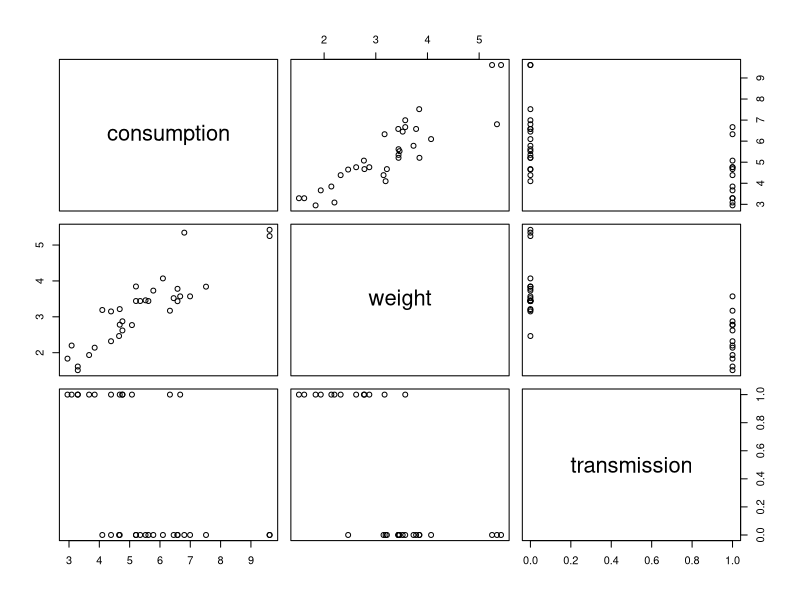
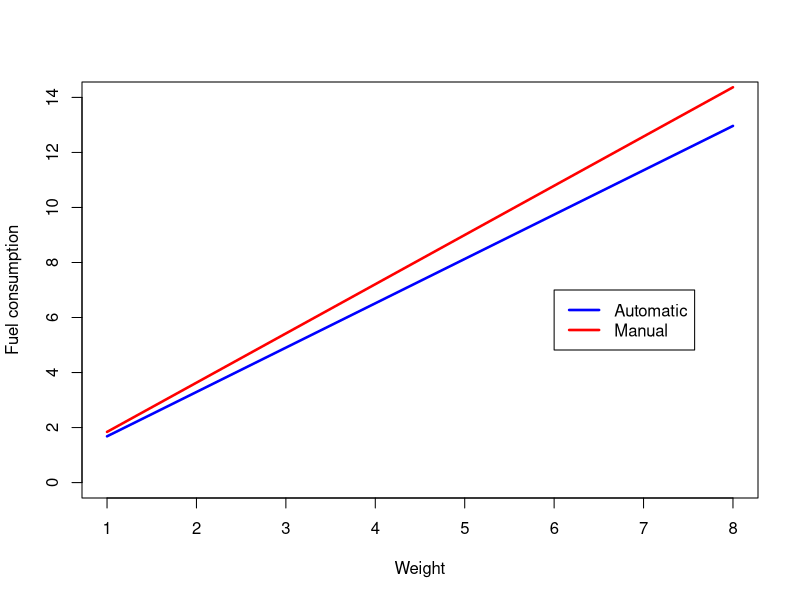

The R script that drew these images, in order:
## ---- chunk 1
data(mtcars)
pairs(100/mpg~wt+am,data=mtcars,labels=c('consumption','weight','transmission'))
## ---- chunk 2
fit <- lm(100/mpg~wt*factor(am),data=mtcars)
fit$coefficients
## ---- chunk 3
x0 <- data.frame(wt=c(1,8),am=0)
x1 <- data.frame(wt=c(1,8),am=1)
y0 <- predict(fit,x0)
y1 <- predict(fit,x1)
plot(c(1,8),c(0,14),type='n',xlab='Weight',ylab='Fuel consumption')
lines(x0$wt, y0,col='blue',lwd=2.5)
lines(x1$wt, y1,col='red',lwd=2.5)
legend(x=6,y=7,legend= c('Automatic','Manual'),lty=c(1,1),lwd=c(2.5,2.5),col=c("blue","red"))
